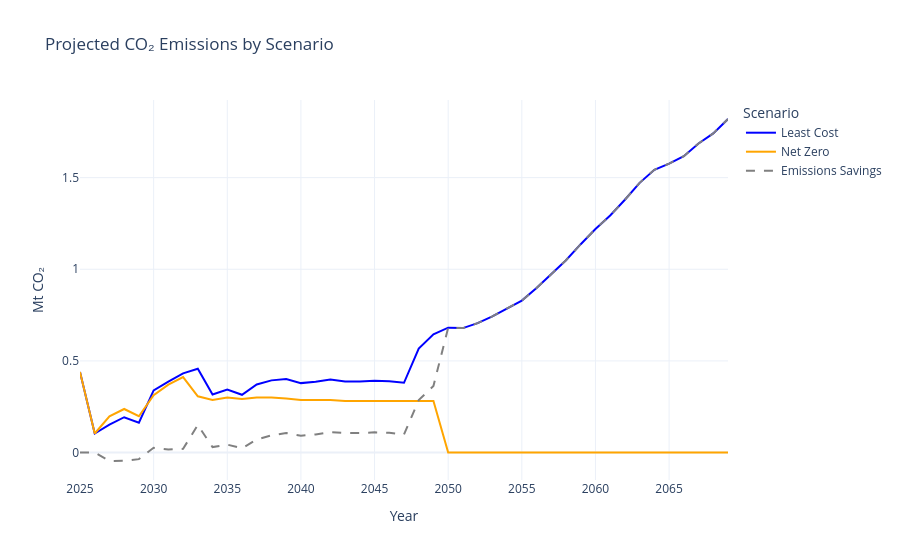

The code cell stored with this chart in its notebook:
### Code cell
!/usr/local/bin/python3.11 -m pip install plotly

import pandas as pd
import plotly.express as px

def plot_co2_emissions_scenarios(df_emissions):
    """
    Expects a DataFrame `df_emissions` with columns:
      - "Least Cost"
      - "Net Zero"
      - "Emissions Savings"
    and index as the Year (e.g., 2024..2069).
    
    Produces an interactive line chart showing each scenario's emissions
    over the years, with "Emissions Savings" as a dashed line.
    """
    # 1) Reset index so 'Year' becomes a column; rename columns for clarity
    df_plot = df_emissions.reset_index().rename(columns={"index": "Year"})
    
    # 2) Convert to long format for Plotly Express
    df_long = df_plot.melt(
        id_vars="Year", 
        var_name="Scenario", 
        value_name="Emissions"
    )
    
    # 3) Convert Year to int if necessary
    df_long["Year"] = df_long["Year"].astype(int)
    
    # 4) Create an interactive line chart
    fig = px.line(
        df_long,
        x="Year",
        y="Emissions",
        color="Scenario",
        title="Projected CO₂ Emissions by Scenario",
        labels={"Emissions": "Mt CO₂", "Year": "Year"},
    )
    
    # 5) Customize line styles and colors
    #    - 'Emissions Savings': dashed gray
    fig.update_traces(
        selector=dict(name="Emissions Savings"),
        line=dict(dash="dash", color="gray", width=2),
    )
    #    - 'Least Cost': blue
    fig.update_traces(
        selector=dict(name="Least Cost"),
        line=dict(color="blue", width=2),
    )
    #    - 'Net Zero': orange
    fig.update_traces(
        selector=dict(name="Net Zero"),
        line=dict(color="orange", width=2),
    )
    
    # Optional: use a white background
    fig.update_layout(template="plotly_white")
    
    fig.show()

# =======================
# EXAMPLE USAGE:
# =======================
df_emissions = pd.DataFrame({
    "Least Cost": least_cost_summary["co2_emission"],
    "Net Zero": net_zero_summary["co2_emission"],
    "Emissions Savings": -net_zero_summary["co2_emission"]+least_cost_summary["co2_emission"],
}, index=range(2025,2070,1))

plot_co2_emissions_scenarios(df_emissions)

### Figure 1 — Plotly figure (JSON) as saved in the notebook; plotly's stock layout.template omitted (floating-point values rounded to 4 significant figures)
{"data": [{"hovertemplate": "Scenario=Least Cost<br>Year=%{x}<br>Mt CO₂=%{y}<extra></extra>", "legendgroup": "Least Cost", "line": {"color": "blue", "dash": "solid", "width": 2}, "marker": {"symbol": "circle"}, "mode": "lines", "name": "Least Cost", "orientation": "h", "showlegend": true, "type": "scatter", "x": [2025, 2026, 2027, 2028, 2029, 2030, 2031, 2032, 2033, 2034, 2035, 2036, 2037, 2038, 2039, 2040, 2041, 2042, 2043, 2044, 2045, 2046, 2047, 2048, 2049, 2050, 2051, 2052, 2053, 2054, 2055, 2056, 2057, 2058, 2059, 2060, 2061, 2062, 2063, 2064, 2065, 2066, 2067, 2068, 2069], "xaxis": "x", "y": [0.4391, 0.1041, 0.1522, 0.1928, 0.1626, 0.3393, 0.3872, 0.432, 0.4574, 0.3164, 0.3435, 0.3151, 0.3714, 0.3939, 0.4009, 0.3789, 0.3859, 0.3989, 0.3882, 0.388, 0.3923, 0.3895, 0.3807, 0.5678, 0.6449, 0.6812, 0.679, 0.706, 0.7433, 0.7859, 0.829, 0.8975, 0.972, 1.049, 1.137, 1.22, 1.293, 1.379, 1.471, 1.543, 1.576, 1.617, 1.686, 1.742, 1.82], "yaxis": "y"}, {"hovertemplate": "Scenario=Net Zero<br>Year=%{x}<br>Mt CO₂=%{y}<extra></extra>", "legendgroup": "Net Zero", "line": {"color": "orange", "dash": "solid", "width": 2}, "marker": {"symbol": "circle"}, "mode": "lines", "name": "Net Zero", "orientation": "h", "showlegend": true, "type": "scatter", "x": [2025, 2026, 2027, 2028, 2029, 2030, 2031, 2032, 2033, 2034, 2035, 2036, 2037, 2038, 2039, 2040, 2041, 2042, 2043, 2044, 2045, 2046, 2047, 2048, 2049, 2050, 2051, 2052, 2053, 2054, 2055, 2056, 2057, 2058, 2059, 2060, 2061, 2062, 2063, 2064, 2065, 2066, 2067, 2068, 2069], "xaxis": "x", "y": [0.4391, 0.1041, 0.1982, 0.2378, 0.1984, 0.3132, 0.3707, 0.4117, 0.307, 0.2866, 0.3002, 0.2918, 0.3004, 0.3002, 0.2945, 0.2871, 0.2871, 0.2871, 0.2818, 0.2818, 0.2818, 0.2818, 0.2818, 0.2818, 0.2818, 0, 0, 0, 0, 0, 0, 0, 0, 0, 0, 0, 0, 0, 0, 0, 0, 0, 0, 0, 0], "yaxis": "y"}, {"hovertemplate": "Scenario=Emissions Savings<br>Year=%{x}<br>Mt CO₂=%{y}<extra></extra>", "legendgroup": "Emissions Savings", "line": {"color": "gray", "dash": "dash", "width": 2}, "marker": {"symbol": "circle"}, "mode": "lines", "name": "Emissions Savings", "orientation": "h", "showlegend": true, "type": "scatter", "x": [2025, 2026, 2027, 2028, 2029, 2030, 2031, 2032, 2033, 2034, 2035, 2036, 2037, 2038, 2039, 2040, 2041, 2042, 2043, 2044, 2045, 2046, 2047, 2048, 2049, 2050, 2051, 2052, 2053, 2054, 2055, 2056, 2057, 2058, 2059, 2060, 2061, 2062, 2063, 2064, 2065, 2066, 2067, 2068, 2069], "xaxis": "x", "y": [0, 0, -0.046, -0.045, -0.0358, 0.0261, 0.0165, 0.0203, 0.1504, 0.0298, 0.0433, 0.0233, 0.071, 0.0937, 0.1064, 0.0918, 0.0988, 0.1118, 0.1064, 0.1062, 0.1105, 0.1077, 0.0989, 0.286, 0.3631, 0.6812, 0.679, 0.706, 0.7433, 0.7859, 0.829, 0.8975, 0.972, 1.049, 1.137, 1.22, 1.293, 1.379, 1.471, 1.543, 1.576, 1.617, 1.686, 1.742, 1.82], "yaxis": "y"}], "layout": {"legend": {"title": {"text": "Scenario"}, "tracegroupgap": 0}, "title": {"text": "Projected CO₂ Emissions by Scenario"}, "xaxis": {"anchor": "y", "domain": [0, 1], "title": {"text": "Year"}}, "yaxis": {"anchor": "x", "domain": [0, 1], "title": {"text": "Mt CO₂"}}}}
